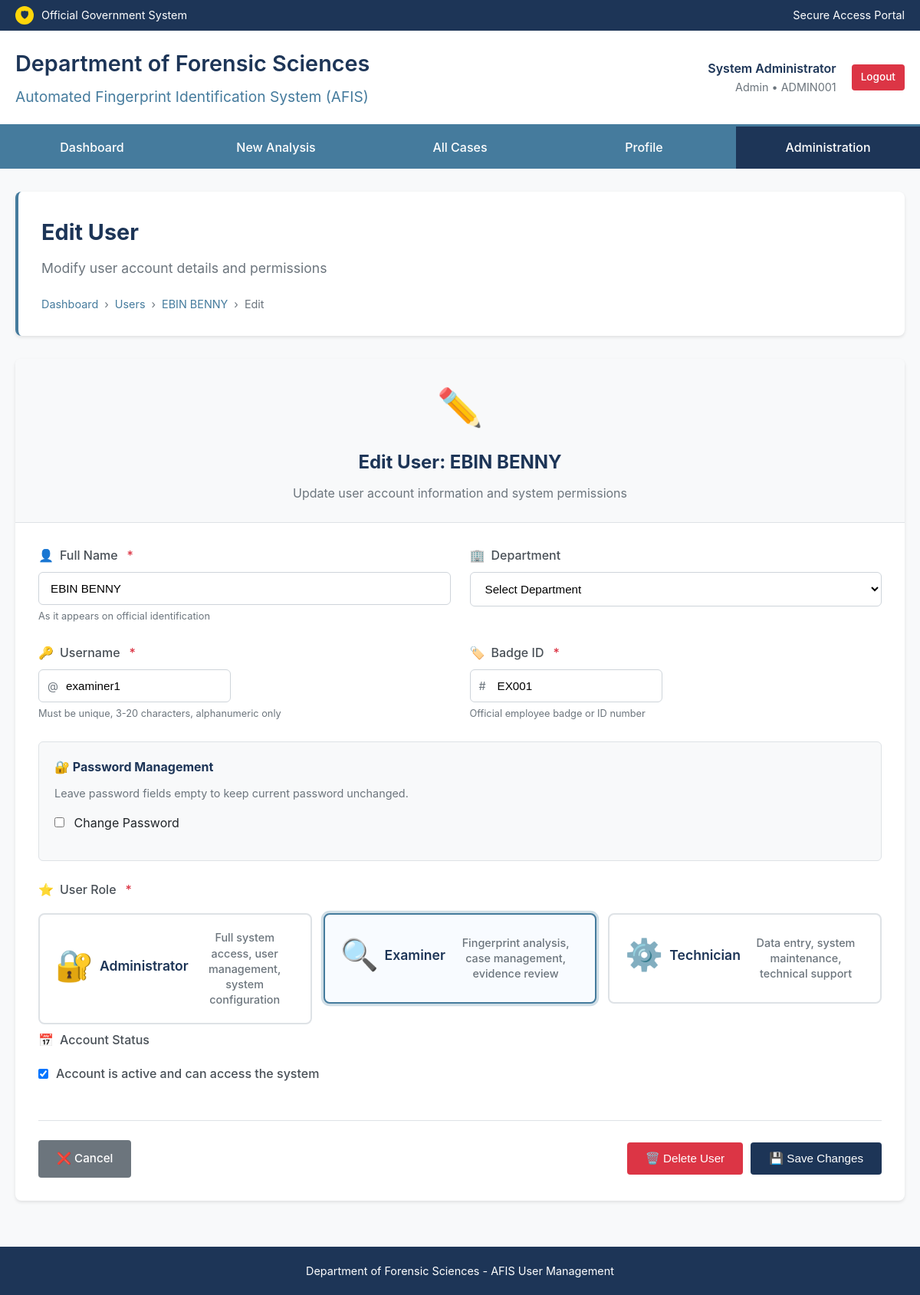
The page /users/2/edit (signed in) on the database its author committed.
### tables this page shows
CREATE TABLE users (
            id INTEGER PRIMARY KEY AUTOINCREMENT,
            username TEXT UNIQUE NOT NULL,
            badge_id TEXT UNIQUE NOT NULL,
            password_hash TEXT NOT NULL,
            full_name TEXT NOT NULL,
            department TEXT,
            role TEXT DEFAULT 'examiner',
            is_active BOOLEAN DEFAULT 1,
            created_at TIMESTAMP DEFAULT CURRENT_TIMESTAMP,
            last_login TIMESTAMP
        );

### run_web_app.py (the view, shortened to what this page needs)
@app.route('/users/<int:user_id>/edit', methods=['GET', 'POST'])
@admin_required
def edit_user(user_id):
    conn = get_db_connection()
    user = conn.execute('SELECT * FROM users WHERE id = ?', (user_id,)).fetchone()
    conn.close()
    if not user:
        flash('User not found', 'error')
        return redirect(url_for('admin_panel'))
    return render_template('edit_user.html', user=user)

### run_web_app.py (called while the page is built)
def get_db_connection():
    conn = sqlite3.connect(DATABASE_PATH)
    conn.row_factory = sqlite3.Row
    return conn

def admin_required(f):
    @wraps(f)
    def decorated_function(*args, **kwargs):
        if 'user_id' not in session:
            flash('Please log in to access this page.')
            return redirect(url_for('login'))
        conn = get_db_connection()
        user = conn.execute('SELECT role FROM users WHERE id = ?', (session['user_id'],)).fetchone()
        conn.close()
        if not user or user['role'] != 'admin':
            flash('Administrative privileges required.')
            return redirect(url_for('dashboard'))
        return f(*args, **kwargs)
    return decorated_function

### templates/edit_user.html (shortened to what this page needs)
<!DOCTYPE html>
<html lang="en">
<head>
</head>
<body>
    <div class="header-bar">
        <div class="container">
            <div class="gov-seal">
                <div class="seal-icon">🛡</div>
                <span>Official Government System</span>
            </div>
            <div>Secure Access Portal</div>
        </div>
    </div>
    <div class="main-header">
        <div class="container">
            <div class="agency-info">
                <h1>Department of Forensic Sciences</h1>
                <p>Automated Fingerprint Identification System (AFIS)</p>
            </div>
            <div class="user-menu">
                <div class="user-info">
                    <div class="user-name">{{ session.full_name }}</div>
                    <div class="user-role">{{ session.role|title }} • {{ session.badge_id }}</div>
                </div>
                <a href="{{ url_for('logout') }}" class="btn btn-sm" style="background: #dc3545; color: white; padding: 6px 12px; font-size: 0.85em;">Logout</a>
            </div>
        </div>
    </div>
    <nav class="nav-menu">
        <div class="container">
            <div class="nav-item">
                <a href="{{ url_for('dashboard') }}" class="nav-link">Dashboard</a>
            </div>
            <div class="nav-item">
                <a href="{{ url_for('new_case') }}" class="nav-link">New Analysis</a>
            </div>
            <div class="nav-item">
                <a href="{{ url_for('list_cases') }}" class="nav-link">All Cases</a>
            </div>
            <div class="nav-item">
                <a href="{{ url_for('profile') }}" class="nav-link">Profile</a>
            </div>
            {% if session.role == 'admin' %}
            <div class="nav-item">
                <a href="{{ url_for('admin_panel') }}" class="nav-link active">Administration</a>
            </div>
            {% endif %}
        </div>
    </nav>
    <div class="main-container">
        <div class="welcome-section">
            <h2 class="welcome-title">Edit User</h2>
            <p class="welcome-subtitle">Modify user account details and permissions</p>
            <div class="breadcrumb">
                <a href="{{ url_for('dashboard') }}">Dashboard</a>
                <span>›</span>
                <a href="{{ url_for('list_users') }}">Users</a>
                <span>›</span>
                <a href="{{ url_for('view_user', user_id=user.id) }}">{{ user.full_name }}</a>
                <span>›</span>
                <span>Edit</span>
            </div>
        </div>
        <div class="form-card">
            <div class="form-header">
                <div class="form-icon">✏️</div>
                <h2>Edit User: {{ user.full_name }}</h2>
                <p>Update user account information and system permissions</p>
            </div>
            <div class="form-body">
                <form method="POST" action="{{ url_for('edit_user', user_id=user.id) }}" id="editUserForm" novalidate>
                    <div class="form-row">
                        <div class="form-group">
                            <label for="full_name" class="required">
                                <span>👤</span> Full Name
                            </label>
                            <input type="text" class="form-control" id="full_name" name="full_name"
                                   value="{{ user.full_name }}" required autocomplete="name">
                            <div class="form-help">As it appears on official identification</div>
                        </div>
                        <div class="form-group">
                            <label for="department">
                                <span>🏢</span> Department
                            </label>
                            <select class="form-control" id="department" name="department">
                                <option value="">Select Department</option>
                            </select>
                        </div>
                    </div>
                    <div class="form-row">
                        <div class="form-group">
                            <label for="username" class="required">
                                <span>🔑</span> Username
                            </label>
                            <div class="input-group">
                                <span class="input-icon">@</span>
                                <input type="text" class="form-control" id="username" name="username"
                                       value="{{ user.username }}" required autocomplete="username">
                            </div>
                            <div class="form-help">Must be unique, 3-20 characters, alphanumeric only</div>
                        </div>
                        <div class="form-group">
                            <label for="badge_id" class="required">
                                <span>🏷️</span> Badge ID
                            </label>
                            <div class="input-group">
                                <span class="input-icon">#</span>
                                <input type="text" class="form-control" id="badge_id" name="badge_id"
                                       value="{{ user.badge_id }}" required>
                            </div>
                            <div class="form-help">Official employee badge or ID number</div>
                        </div>
                    </div>
                    <div class="password-section">
                        <h4>🔐 Password Management</h4>
                        <p class="password-note">Leave password fields empty to keep current password unchanged.</p>
                        <div class="password-toggle">
                            <label>
                                <input type="checkbox" id="changePassword"> Change Password
                            </label>
                        </div>
                    </div>
                    <div class="form-group">
                        <label class="required">
                            <span>⭐</span> User Role
                        </label>
                        <div class="role-selection">
                            <div class="role-option">
                                <label for="role_admin" class="role-card">
                                    <span class="role-icon">🔐</span>
                                    <div class="role-title">Administrator</div>
                                    <div class="role-description">Full system access, user management, system configuration</div>
                                </label>
                            </div>
                            <div class="role-option">
                                <label for="role_examiner" class="role-card">
                                    <span class="role-icon">🔍</span>
                                    <div class="role-title">Examiner</div>
                                    <div class="role-description">Fingerprint analysis, case management, evidence review</div>
                                </label>
                            </div>
                            <div class="role-option">
                                <label for="role_technician" class="role-card">
                                    <span class="role-icon">⚙️</span>
                                    <div class="role-title">Technician</div>
                                    <div class="role-description">Data entry, system maintenance, technical support</div>
                                </label>
                            </div>
                        </div>
                    </div>
                    <div class="form-row single">
                        <div class="form-group">
                            <label>
                                <span>📅</span> Account Status
                            </label>
                            <div style="margin-top: 10px;">
                                <label style="display: flex; align-items: center; gap: 10px; cursor: pointer;">
                                    <input type="checkbox" name="is_active" value="1" {{ 'checked' if user.is_active else '' }}>
                                    <span>Account is active and can access the system</span>
                                </label>
                            </div>
                        </div>
                    </div>
                    <div class="form-actions">
                        <div>
                            <a href="{{ url_for('view_user', user_id=user.id) }}" class="btn btn-secondary">
                                ❌ Cancel
                            </a>
                        </div>
                        <div style="display: flex; gap: 10px;">
                            <button type="button" class="btn btn-danger" onclick="deleteUser({{ user.id }})">
                                🗑️ Delete User
                            </button>
                            <button type="submit" class="btn btn-primary" id="submitBtn">
                                💾 Save Changes
                            </button>
                        </div>
                    </div>
                </form>
            </div>
        </div>
    </div>
    <div class="footer">
        <div>Department of Forensic Sciences - AFIS User Management</div>
    </div>
</body>
</html>

### rows shown on the page
users: full_name "System Administrator", badge_id "ADMIN001"
users: full_name "EBIN BENNY", username "examiner1", badge_id "EX001"

### other values the page prints
{{ session.role|title }} "Admin"
